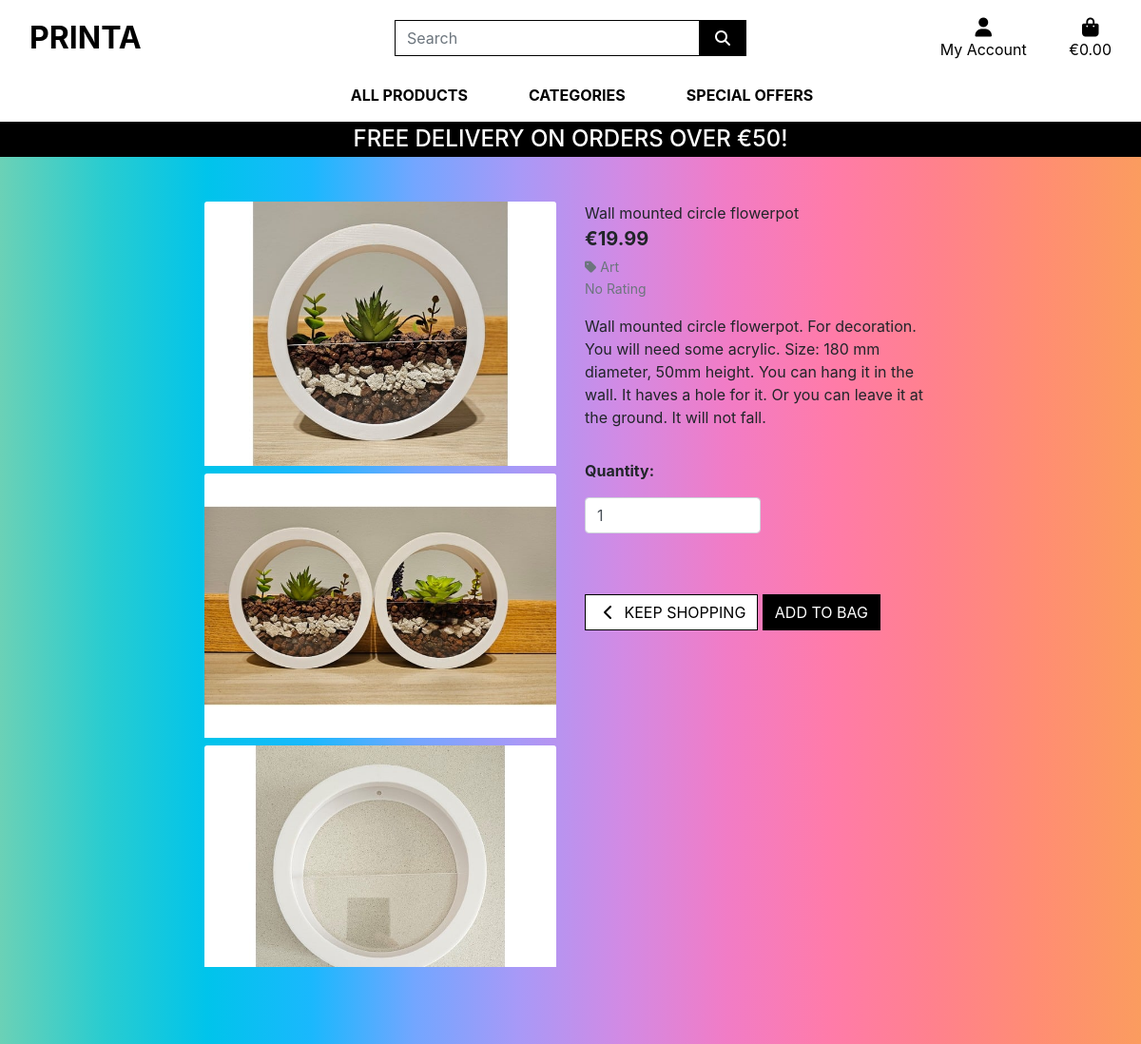
The app's page /products/2 with its own data.
### products/models.py (models this page shows, shortened)
class Product(models.Model):
    category = models.ForeignKey('Category', null=True, blank=True, on_delete=models.SET_NULL)
    sku = models.CharField(max_length=254, null=True, blank=True)
    name = models.CharField(max_length=254)
    description = models.TextField()
    price = models.DecimalField(max_digits=6, decimal_places=2)
    rating = models.DecimalField(max_digits=6, decimal_places=2, null=True, blank=True)
    image = models.ImageField(null=True, blank=True)
    image_second = models.ImageField(null=True, blank=True)
    image_third = models.ImageField(null=True, blank=True)

class Category(models.Model):
    class Meta:
        verbose_name_plural = 'Categories'
    name = models.CharField(max_length=254)
    friendly_name = models.CharField(max_length=254, null=True, blank=True)

### products/views.py (the view)
# urls.py: path('<product_id>', views.product_detail, name='product_detail'),
def product_detail(request, product_id):
    product = get_object_or_404(Product, pk=product_id)
    context = {
        'product': product,
    }
    return render(request, 'products/product_detail.html', context)

### bag/contexts.py (called while the page is built)
def bag_contents(request):
    bag_items = []
    total = 0
    product_count = 0
    if total < settings.FREE_DELIVERY_THRESHOLD:
        delivery = total * Decimal(settings.STANDARD_DELIVERY_PERCENTAGE / 100)
        free_delivery_delta = settings.FREE_DELIVERY_THRESHOLD - total
    else:
        delivery = 0
        free_delivery_delta = 0
    grand_total = delivery + total
    context = {
        'bag_items': bag_items,
        'total': total,
        'product_count': product_count,
        'delivery': delivery,
        'free_delivery_delta': free_delivery_delta,
        'free_delivery_threshold': settings.FREE_DELIVERY_THRESHOLD,
        'grand_total': grand_total,
    }
    return context

### products/templates/products/product_detail.html (shortened to what this page needs)
{% extends "base.html" %}
{% load static %}
{% block page_header %}
    <div class="container header-container">
    </div>
{% endblock %}
{% block content %}
    <div class="overlay"></div>
    <div class="container-fluid">
        <div class="row">
            <div class="col-12 col-md-6 col-lg-4 offset-lg-2">
                <div class="image-container my-5">
                    {% if product.image %}
                        <a href="{{ product.image.url }}" target="_blank">
                            <img class="card-img-top img-fluid pb-2" src="{{ product.image.url }}" alt="{{ product.name }}">
                        </a>
                        <br>
                        <a href="{{ product.image_second.url }}" target="_blank">
                            <img class="card-img-top img-fluid pb-2" src="{{ product.image_second.url }}" alt="{{ product.name }}">
                        </a>
                        <br>
                        <a href="{{ product.image_third.url }}" target="_blank">
                            <img class="card-img-top img-fluid pb-2" src="{{ product.image_third.url }}" alt="{{ product.name }}">
                        </a>
                        {% else %}
                        <a href="">
                            <img class="card-img-top img-fluid" src="{{ MEDIA_URL }}noimage.png" alt="{{ product.name }}">
                        </a>
                    {% endif %}
                </div>
            </div>
            <div class="col-12 col-md-6 col-lg-4">
                <div class="product-details-container mb-5 mt-md-5">
                    <p class="mb-0">{{ product.name }}</p>
                    <p class="lead mb-0 text-left font-weight-bold">€{{ product.price }}</p>
                    {% if product.category %}
                    <p class="small mt-1 mb-0">
                        <a class="text-muted" href="{% url 'products' %}?category={{ product.category.name }}">
                            <i class="fas fa-tag mr-1"></i>{{ product.category.friendly_name }}
                        </a>
                    </p>
                    {% endif %}
                    {% if product.rating %}
                        <small class="text-muted"><i class="fas fa-star mr-1"></i>{{ product.rating }} / 5</small>
                    {% else %}
                        <small class="text-muted">No Rating</small>
                    {% endif %}
                    <p class="mt-3">{{ product.description }}</p>
                    <form class="form" action="{% url 'add_to_bag' product.id %}" method="POST">
                        <div class="form-row">
                            <div class="col-12">
                                <p class="mt-3"><strong>Quantity:</strong></p>
                                <div class="form-group w-50">
                                    <div class="input-group">
                                        <input class="form-control qty_input" type="number" name="quantity" value="1" min="1" max="99" data-item_id="{{ product.id }}" id="id_qty_{{ product.id }}">
                                    </div>
                                </div>
                            </div>
                            <div class="col-12">
                                <a href="{% url 'products' %}" class="btn btn-outline-black rounded-0 mt-5">
                                    <span class="icon">
                                        <i class="fas fa-chevron-left"></i>
                                    </span>
                                    <span class="text-uppercase">Keep Shopping</span>
                                </a>
                                <input type="submit" class="btn btn-black rounded-0 text-uppercase mt-5" value="Add to Bag">
                            </div>
                        </div>
                    </form>
                </div>
            </div>
        </div>
    </div>
{% endblock %}

### static/css/base.css (style rules this page uses)
html { height: 100%; }
body { background-image: linear-gradient(to right, #6bd1b6, #29ccd0, #00c4eb, #1ab8fd, #73a6ff, #a899f7, #d28ae4, #f17cc6, #ff7ba9, #ff818d, #ff8d73, #fb9c5f); height: calc(100vh - 164px); max-width: 1500px; margin:auto; }
.icon { align-items: center; display: inline-flex; justify-content: center; height: 1.5rem; width: 1.5rem; }
.btn-black { background: black; color: white; }
.btn-outline-black { background: white; color: black !important; border: 1px solid black; }
.overlay { height: 100%; width: 100%; top: 0; left: 0; position: fixed; z-index: -1; }
@media (min-width: 1200px) { .container { max-width: 80%; } }
@media (min-width: 992px) { .header-container { padding-top: 164px; } }

### records on screen
Product: image (picture), image_second (picture), image_third (picture), name "Wall mounted circle flowerpot", price "19.99", category.friendly_name "Art", description "Wall mounted circle flowerpot. For decoration. You will need some acrylic. Size: 180 mm diameter, 50mm height. You can hang it in the wall. It haves a hole for it. Or you can leave it at the ground. It will not fall."

### other values on screen
{{ free_delivery_threshold }} "50"
